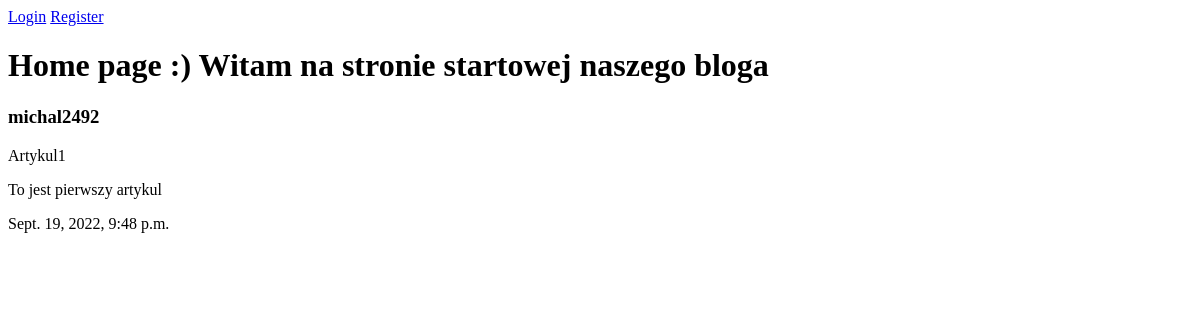
The app's page /, older data.
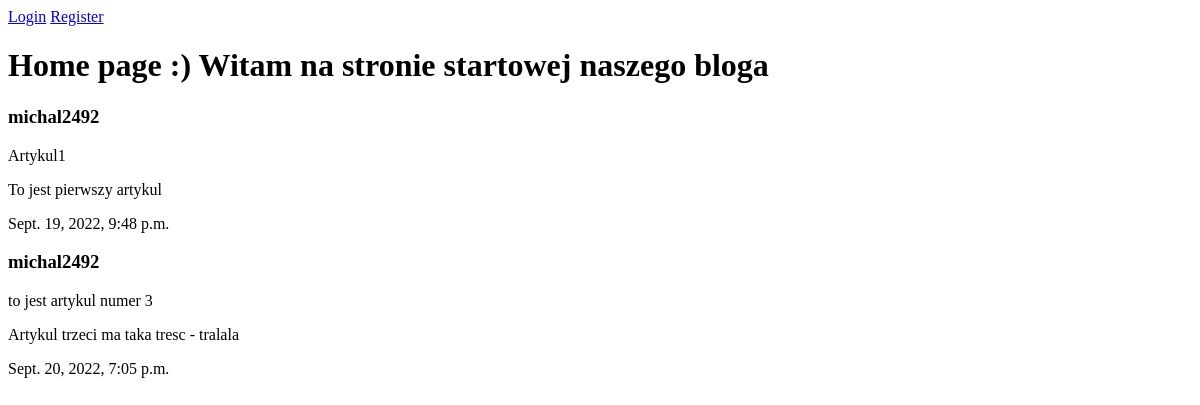
The same page, newer data.
### blog/models.py (models this page shows, shortened)
class Article(models.Model):
    title = models.CharField(max_length=100)
    content = models.TextField()
    data_posted = models.DateTimeField(default=timezone.now)
    author = models.ForeignKey(User, on_delete=models.CASCADE)

### blog/views.py (the view)
# urls.py: path('', views.home, name='blog-home'),
def home(request):
    return render(request,'blog/home.html', {'title': 'Home page', 'posts': Article.objects.all()})

### blog/templates/blog/home.html
{% extends 'blog/base.html' %}
{% block content %}
<h1>Home page :) Witam na stronie startowej naszego bloga</h1>
{% for post in posts %}
<h3>{{ post.author }}</h3>
<p>{{ post.title }}</p>
<p>{{ post.content }}</p>
<p>{{ post.data_posted }}</p>
{% endfor %}
{% endblock %}

### blog/templates/blog/base.html (shortened to what this page needs)
<!DOCTYPE html>
<html lang="en">
<head>
</head>
<body>
{% if user.is_authenticated %}
    <a class="nav-item nav link" href="{% url 'profile' %}">Profile</a>
    <a class="nav-item nav link" href="{% url 'logout' %}">Logout</a>
{% else %}
    <a class="nav-item nav-link" href="{% url 'login' %}">Login</a>
    <a class="nav-item nav-link" href="{% url 'register' %}">Register</a>
{% endif %}
{% block content %}{% endblock %}
</body>
</html>

Row changes from the older to the newer data that the page shows:
added Article: author "michal2492", title "to jest artykul numer 3", content "Artykul trzeci ma taka tresc - tralala", data_posted "Sept. 20, 2022, 7:05 p.m."
